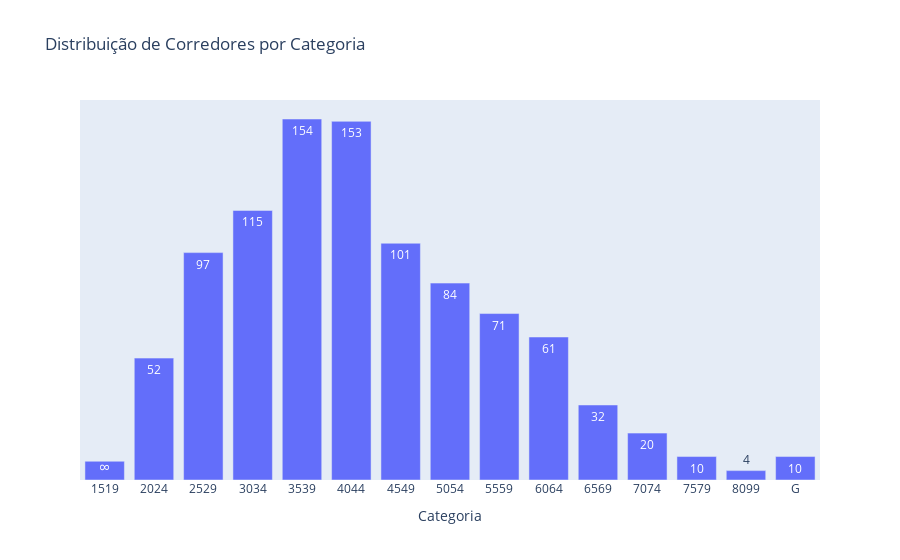

The code cell stored with this chart in its notebook:
### Code cell
dados_agrupados_por_categoria = dados_corrida.groupby("Categoria_Sem_Sexo").count()["Num"].reset_index()

figura = px.bar(
    dados_agrupados_por_categoria,
    x = "Categoria_Sem_Sexo",
    y = 'Num',
    text = 'Num',
    title = 'Distribuição de Corredores por Categoria'


)
figura.update_layout(xaxis_title = 'Categoria',
    yaxis=dict(
        showticklabels=False,
        visible=False
    )
)

figura.show()

### Figure 1 — Plotly figure (JSON) as saved in the notebook; plotly's stock layout.template omitted (floating-point values rounded to 4 significant figures)
{"data": [{"alignmentgroup": "True", "hovertemplate": "Categoria_Sem_Sexo=%{x}<br>Num=%{text}<extra></extra>", "legendgroup": "", "marker": {"color": "#636efa", "pattern": {"shape": ""}}, "name": "", "offsetgroup": "", "orientation": "v", "showlegend": false, "text": [8, 52, 97, 115, 154, 153, 101, 84, 71, 61, 32, 20, 10, 4, 10], "textposition": "auto", "type": "bar", "x": ["1519", "2024", "2529", "3034", "3539", "4044", "4549", "5054", "5559", "6064", "6569", "7074", "7579", "8099", "G"], "xaxis": "x", "y": [8, 52, 97, 115, 154, 153, 101, 84, 71, 61, 32, 20, 10, 4, 10], "yaxis": "y"}], "layout": {"barmode": "relative", "legend": {"tracegroupgap": 0}, "title": {"text": "Distribuição de Corredores por Categoria"}, "xaxis": {"anchor": "y", "domain": [0, 1], "title": {"text": "Categoria"}}, "yaxis": {"anchor": "x", "domain": [0, 1], "showticklabels": false, "title": {"text": "Num"}, "visible": false}}}
